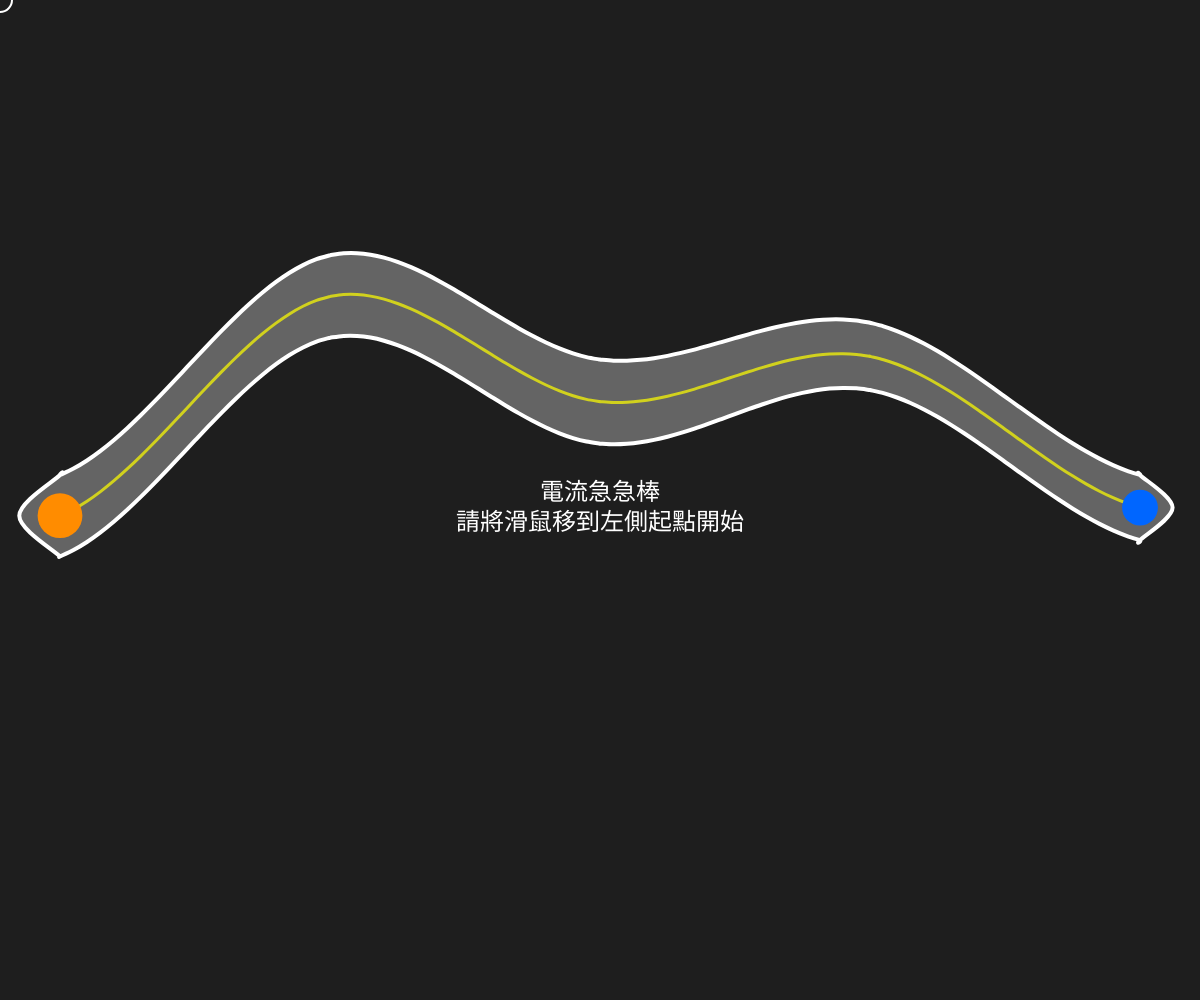
Frame 1 (no input)
Frame 60 (no input): identical to frame 1, image omitted
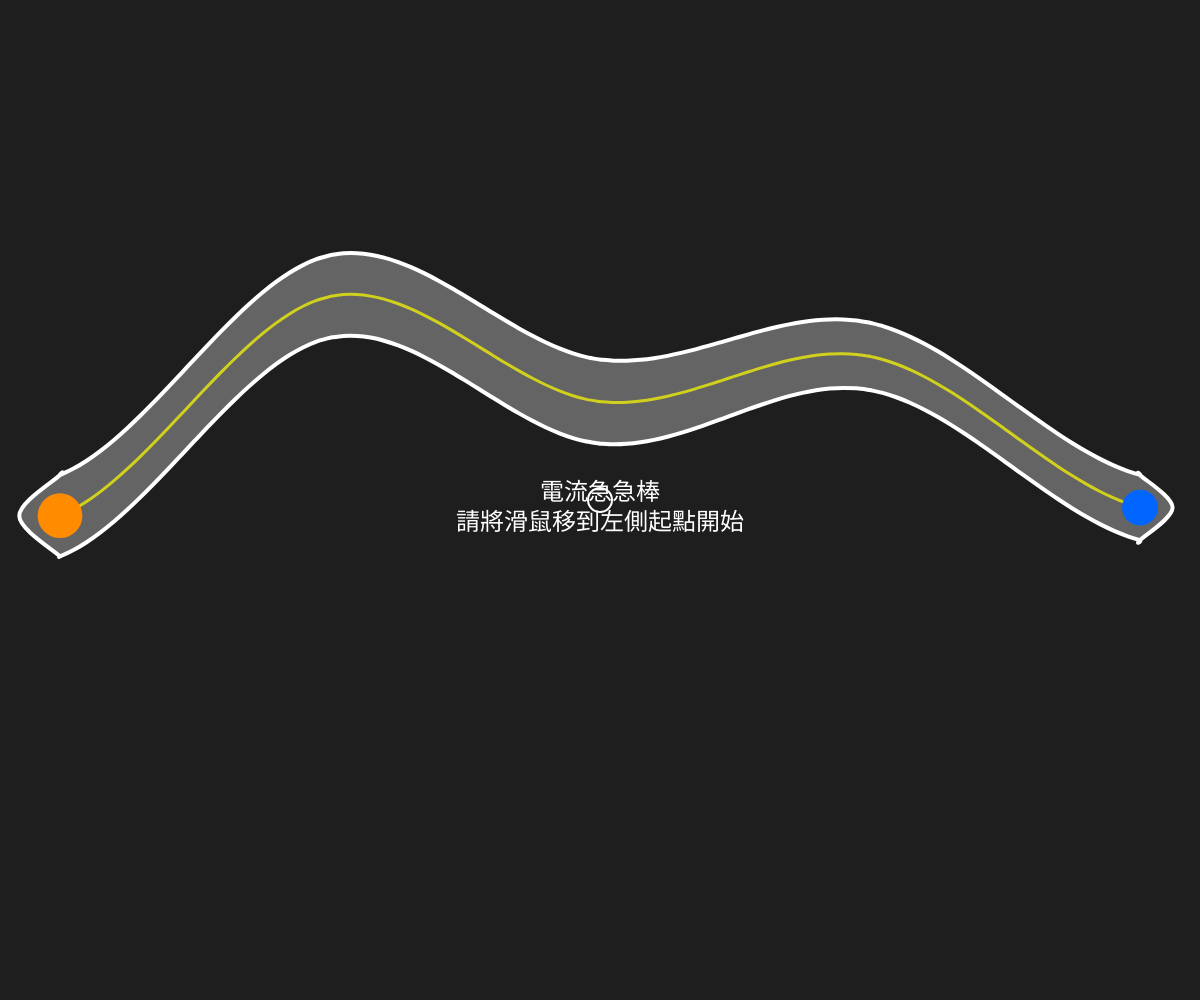
Frame 120 (the mouse pressed at the canvas centre since frame 60)

The p5.js sketch that drew these frames (run headless with seeded random() and noise() and a simulated clock; from frame 60 on, the mouse is pressed at the canvas centre):

// p5.js sketch
// ── sketch.js
let topPoints = [];
let bottomPoints = [];
let gameState = 'START'; // START, PLAYING, GAMEOVER, WIN

function setup() {
  createCanvas(windowWidth, windowHeight);
  noCursor(); // 隱藏原本的滑鼠游標
  generatePath();
}

function draw() {
  background(30);

  if (gameState === 'START') {
    drawPath();
    fill(255);
    textAlign(CENTER);
    textSize(24);
    text("電流急急棒\n請將滑鼠移到左側起點開始", width / 2, height / 2);
    
    // 起點圓形按鈕判定
    let startX = topPoints[0].x;
    let startY = (topPoints[0].y + bottomPoints[0].y) / 2;
    let startD = bottomPoints[0].y - topPoints[0].y;
    // 判定縮小後的橘色按鈕區域 (配合 0.55 的比例)
    if (mouseIsPressed && dist(mouseX, mouseY, startX, startY) < (startD * 0.55) / 2) {
      gameState = 'PLAYING';
    }
  } else if (gameState === 'PLAYING') {
    drawPath();
    checkCollision();

    // 檢查是否觸碰藍色終點圓形按鈕
    let r = 12;
    let lastIdx = topPoints.length - 1;
    let endX = topPoints[lastIdx].x;
    let endY = (topPoints[lastIdx].y + bottomPoints[lastIdx].y) / 2;
    let endD = bottomPoints[lastIdx].y - topPoints[lastIdx].y;
    
    // 判定縮小後的藍色按鈕區域 (配合 0.55 的比例)
    if (dist(mouseX, mouseY, endX, endY) < (endD * 0.55 / 2 + r)) {
      gameState = 'WIN';
    }
  } else if (gameState === 'GAMEOVER') {
    fill(255, 50, 50);
    textAlign(CENTER);
    textSize(32);
    text("觸電失敗！\n點擊滑鼠重新開始", width / 2, height / 2);
  } else if (gameState === 'WIN') {
    fill(50, 255, 50);
    textAlign(CENTER);
    textSize(32);
    text("恭喜通關！\n點擊滑鼠重新挑戰", width / 2, height / 2);
  }

  drawPlayer(); // 確保白色圓線圈一直存在
}

function generatePath() {
  topPoints = [];
  bottomPoints = [];
  let anchorTop = [];
  let anchorBottom = [];
  let numAnchors = 5;
  let margin = 60; // 加入邊距，確保圓形港灣不會超出畫布
  let spacing = (width - margin * 2) / (numAnchors - 1);
  
  // 1. 先產生 5 個原始控制點
  for (let i = 0; i < numAnchors; i++) {
    let ty = i === 0 || i === numAnchors - 1 ? height / 2 - 25 : random(100, height - 150);
    let gap = random(60, 90); // 加寬路徑
    anchorTop.push({ x: margin + i * spacing, y: ty });
    anchorBottom.push({ x: margin + i * spacing, y: ty + gap });
  }

  // 2. 利用 curvePoint 將 5 個點細分化為平滑曲線點
  let res = 20; // 每個區段細分 20 個點
  for (let i = 0; i < numAnchors - 1; i++) {
    for (let t = 0; t <= res; t++) {
      let percent = t / res;
      // 取得 Catmull-Rom 曲線上的點座標
      let tx = lerp(anchorTop[i].x, anchorTop[i+1].x, percent);
      let ty = curvePoint(
        anchorTop[max(i-1, 0)].y, anchorTop[i].y, 
        anchorTop[i+1].y, anchorTop[min(i+2, numAnchors-1)].y, percent);
      let by = curvePoint(
        anchorBottom[max(i-1, 0)].y, anchorBottom[i].y, 
        anchorBottom[i+1].y, anchorBottom[min(i+2, numAnchors-1)].y, percent);
      
      topPoints.push({ x: tx, y: ty });
      bottomPoints.push({ x: tx, y: by });
    }
  }
}

function drawPath() {
  // 繪製路徑空間
  fill(100);
  stroke(255);
  strokeWeight(4); // 路徑邊緣稍微加粗
  
  let lastIdx = topPoints.length - 1;
  let startY = (topPoints[0].y + bottomPoints[0].y) / 2;
  let startR = (bottomPoints[0].y - topPoints[0].y) / 2;
  let endX = topPoints[lastIdx].x;
  let endY = (topPoints[lastIdx].y + bottomPoints[lastIdx].y) / 2;
  let endR = (bottomPoints[lastIdx].y - topPoints[lastIdx].y) / 2;

  beginShape();
  
  // --- 起點圓形港灣 (半圓弧度) ---
  // Catmull-Rom 曲線控制點
  curveVertex(topPoints[0].x, startY + startR); 
  
  curveVertex(topPoints[0].x, startY + startR);   // 下接合點
  curveVertex(topPoints[0].x - startR, startY);   // 最左側頂點
  curveVertex(topPoints[0].x, startY - startR);   // 上接合點

  // --- 上方路徑 ---
  for (let p of topPoints) {
    curveVertex(p.x, p.y);
  }

  // --- 終點圓形港灣 (半圓弧度) ---
  curveVertex(endX, endY - endR);                 // 上接合點
  curveVertex(endX + endR, endY);                 // 最右側頂點
  curveVertex(endX, endY + endR);                 // 下接合點

  // --- 下方路徑 (反向) ---
  for (let i = lastIdx; i >= 0; i--) {
    curveVertex(bottomPoints[i].x, bottomPoints[i].y);
  }

  // 閉合控制點與結尾
  curveVertex(topPoints[0].x, startY + startR);
  
  endShape(CLOSE);

  // 繪製黃色中心輔助線
  noFill();
  stroke(255, 255, 0, 180); // 黃色，稍微帶點透明度
  strokeWeight(3); // 輔助線加粗
  beginShape();
  if (topPoints.length > 0) {
    let firstMidY = (topPoints[0].y + bottomPoints[0].y) / 2;
    curveVertex(topPoints[0].x, firstMidY); // 起始控制點
    for (let i = 0; i < topPoints.length; i++) {
      let midY = (topPoints[i].y + bottomPoints[i].y) / 2;
      curveVertex(topPoints[i].x, midY);
    }
    let lastIdx = topPoints.length - 1;
    let lastMidY = (topPoints[lastIdx].y + bottomPoints[lastIdx].y) / 2;
    curveVertex(topPoints[lastIdx].x, lastMidY); // 結束控制點
  }
  endShape();

  // 繪製內嵌的起點與終點按鈕
  noStroke();
  let startX = topPoints[0].x;
  let startD = bottomPoints[0].y - topPoints[0].y;
  let endD = bottomPoints[lastIdx].y - topPoints[lastIdx].y;

  // 起點內核 (橘色)
  fill(255, 140, 0);
  ellipse(startX, startY, startD * 0.55, startD * 0.55);
  
  // 終點內核 (藍色)
  fill(0, 102, 255);
  ellipse(endX, endY, endD * 0.55, endD * 0.55);
}

function drawPlayer() {
  noFill();
  stroke(255);
  strokeWeight(2);
  ellipse(mouseX, mouseY, 24, 24); // 加大尺寸的圓線圈
}

function checkCollision() {
  let inSafeZone = false;
  let r = 12; // 圓圈半徑 (直徑 24 的一半)

  // 安全區域判定 1：起點港灣範圍內
  let startX = topPoints[0].x;
  let startY = (topPoints[0].y + bottomPoints[0].y) / 2;
  let startD = bottomPoints[0].y - topPoints[0].y;
  if (dist(mouseX, mouseY, startX, startY) < startD / 2 - 2) return;

  // 安全區域判定 2：終點港灣範圍內
  let lastIdx = topPoints.length - 1;
  let endX = topPoints[lastIdx].x;
  let endY = (topPoints[lastIdx].y + bottomPoints[lastIdx].y) / 2;
  let endD = bottomPoints[lastIdx].y - topPoints[lastIdx].y;
  if (dist(mouseX, mouseY, endX, endY) < endD / 2 - 2) return;

  // 尋找滑鼠當前所在的 X 區間
  for (let i = 0; i < topPoints.length - 1; i++) {
    if (mouseX >= topPoints[i].x && mouseX <= topPoints[i+1].x) {
      // 因為點已經很密集，這裡的線性插值會非常接近平滑曲線
      let t = (mouseX - topPoints[i].x) / (topPoints[i+1].x - topPoints[i].x);
      let currentTopY = lerp(topPoints[i].y, topPoints[i+1].y, t);
      let currentBottomY = lerp(bottomPoints[i].y, bottomPoints[i+1].y, t);

      // 碰撞判定：圓圈必須完全在上下牆壁之間，且不得觸碰邊界
      if (mouseY - r > currentTopY && mouseY + r < currentBottomY) {
        inSafeZone = true;
      }
      break;
    }
  }

  if (!inSafeZone) {
    gameState = 'GAMEOVER';
  }
}

function mousePressed() {
  if (gameState === 'GAMEOVER' || gameState === 'WIN') {
    generatePath();
    gameState = 'START';
  }
}

function windowResized() {
  resizeCanvas(windowWidth, windowHeight);
  generatePath();
}
// ── style.css
body {
  margin: 0;
  padding: 0;
  display: flex;
  justify-content: center;
  align-items: center;
  height: 100vh;
  background-color: #1a1a1a;
  overflow: hidden;
  cursor: crosshair;
}
